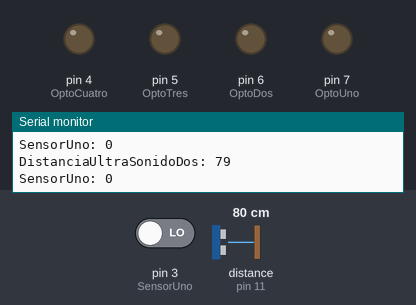
A sketch run on a simulated Arduino Uno, built with avr-gcc and run on an emulated ATmega328P. Parts: output pins drawn as LEDs (lit = HIGH), the last lines printed to the serial monitor. Wiring (inferred from the names in the program): ultrasonic range finder: trigger pin 10; echo pin 11. Inputs (shaded band) come from the test bench; at power-on: distance to the obstacle (sensor on pin 11) 80 cm, pin 3 (SensorUno) LOW. The echo pulse lasts 58.3 µs per cm; pins used as bus, display or sensor lines are not drawn.

Above: at 6.2 s.
6.3 s: distance to the obstacle (sensor on pin 11) set to 23 cm
7.8 s: distance to the obstacle (sensor on pin 11) set to 19 cm
At 8.6 s:
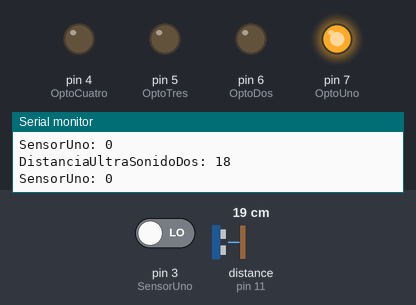
9.5 s: pin 3 (SensorUno) driven HIGH
At 10.4 s:
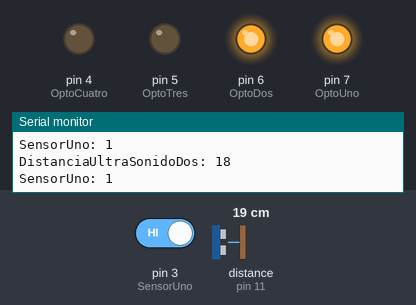
11.5 s: distance to the obstacle (sensor on pin 11) set to 120 cm
At 12.0 s:
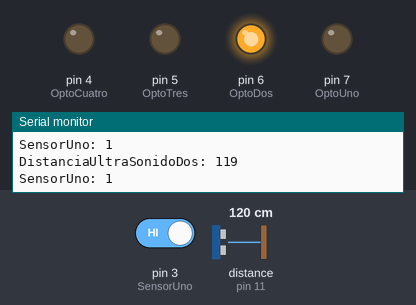
13.0 s: distance to the obstacle (sensor on pin 11) set to 2 cm
At 13.8 s:
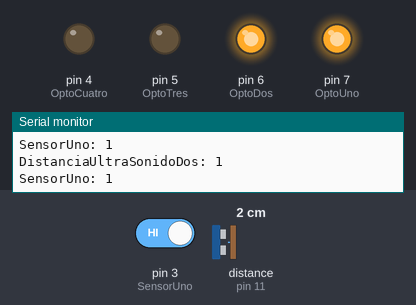
14.5 s: distance to the obstacle (sensor on pin 11) set to 35 cm
At 15.1 s:
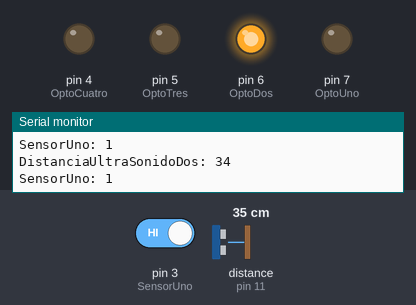
Timing chart, 0 to 17.0 s (numbered marks = the images above; inputs shaded):
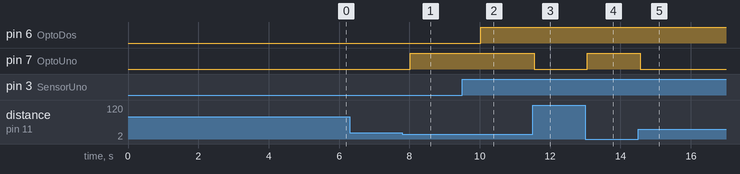

Measured:
- the behaviour switches between 22 and 21 cm on distance to the obstacle (sensor on pin 11) (found by bisection; images 0 and 1)
- after the input at 7.8 s, pin 7 (OptoUno): LOW → HIGH after 0.22 s
- after the input at 9.5 s, pin 6 (OptoDos): LOW → HIGH after 0.53 s
- after the input at 11.5 s, pin 7 (OptoUno): HIGH → LOW at once
- after the input at 13.0 s, pin 7 (OptoUno): LOW → HIGH after 0.06 s
- after the input at 14.5 s, pin 7 (OptoUno): HIGH → LOW after 0.06 s

The sketch:

prueba1.ino
```cpp
#define OptoUno (7)
#define OptoDos (6)
#define OptoTres (5)
#define OptoCuatro (4)
#define SensorUno (3)
#define SensorDos (2)
#define SensorTres (1)
#define SensorCuatro (0)
#define TrigUS1 (8)
#define TrigUS2 (10)
#define EchoUS1 (9)
#define EchoUS2 (11)

  int cm1=0;
  int cm2=0;
  int valorInfra=0;

void setup()
{
  Serial.begin(9600);
  pinMode(TrigUS1, OUTPUT);
  pinMode(EchoUS1, INPUT);
  pinMode(TrigUS2, OUTPUT);
  pinMode(EchoUS2, INPUT);
  pinMode(SensorUno, INPUT);
  pinMode(SensorDos, INPUT);
  pinMode(SensorTres, INPUT);
  pinMode(SensorCuatro, INPUT);
  pinMode(OptoUno, OUTPUT);
  pinMode(OptoDos, OUTPUT);
  pinMode(OptoTres, OUTPUT);
  pinMode(OptoCuatro, OUTPUT);

  digitalWrite(OptoUno, LOW);

  delay(5000);
}

void loop()
{

  valorInfra = digitalRead(SensorUno);
  Serial.print("SensorUno: ");
  Serial.println(valorInfra);
  delay(500);

  if (valorInfra == HIGH)
  {digitalWrite(OptoDos, HIGH);
  }
else
{
digitalWrite(OptoDos, LOW);
}

//cm1 = ping(TrigUS1, EchoUS1)
//Serial.print("DistanciaUltraSonidoUno: ");
//Serial.println(cm1);
//delay(1000);
/*if (digitalRead(cm1) <= 20);
{digitalWrite(OptoDos, HIGH);
digitalWrite(OptoTres, HIGH);
}
delay(3);
{digitalWrite(OptoDos, LOW);
digitalWrite(OptoTres, LOW);
}
*/

cm2 = ping2(TrigUS2, EchoUS2);
Serial.print("DistanciaUltraSonidoDos: ");
Serial.println(cm2);
///delay(1000);

if (cm2 <= 20)
{digitalWrite(OptoUno, HIGH);
}
else
//delay(1000);
{
digitalWrite(OptoUno, LOW);
}

}

int ping(int TUS1, int EUS1) {
long duration, distanciaCm1;

digitalWrite(TUS1, LOW);
delayMicroseconds (4);
digitalWrite(TUS1, HIGH);
delayMicroseconds (10);
digitalWrite(TUS1, LOW);

duration = pulseIn(EUS1, HIGH);

distanciaCm1 = duration * 10/ 292/ 2;
return distanciaCm1;
}

int ping2(int TUS2, int EUS2) {
long duration2, distanciaCm2;

digitalWrite(TUS2, LOW);
delayMicroseconds (4);
digitalWrite(TUS2, HIGH);
delayMicroseconds (10);
digitalWrite(TUS2, LOW);

duration2 = pulseIn(EUS2, HIGH);

distanciaCm2 = duration2 * 10/ 292/ 2;
return distanciaCm2;
}
```
